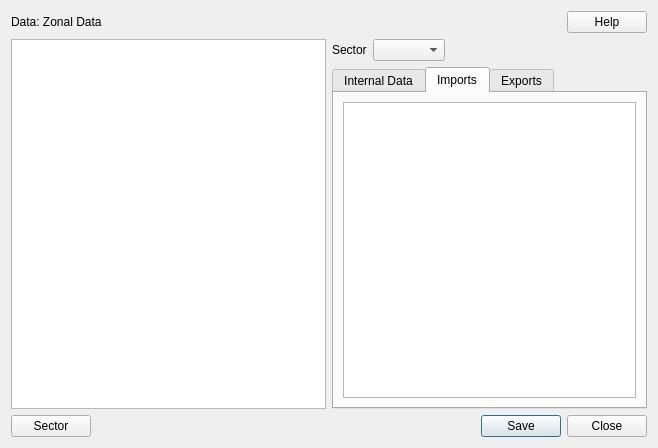
<?xml version="1.0" encoding="UTF-8"?>
<ui version="4.0">
 <class>Dialog</class>
 <widget class="QDialog" name="Dialog">
  <property name="geometry">
   <rect>
    <x>0</x>
    <y>0</y>
    <width>658</width>
    <height>448</height>
   </rect>
  </property>
  <property name="windowTitle">
   <string>Data | Zonal Data</string>
  </property>
  <layout class="QVBoxLayout" name="verticalLayout_7">
   <item>
    <layout class="QVBoxLayout" name="verticalLayout_6">
     <item>
      <layout class="QHBoxLayout" name="horizontalLayout">
       <item>
        <widget class="QLabel" name="label_title">
         <property name="text">
          <string>&lt;html&gt;&lt;head/&gt;&lt;body&gt;&lt;p&gt;&lt;span style=&quot; font-size:14pt;&quot;&gt;Data: &lt;/span&gt;&lt;span style=&quot; font-size:14pt; font-weight:600;&quot;&gt;Zonal Data&lt;/span&gt;&lt;/p&gt;&lt;p&gt;&lt;span style=&quot; font-style:italic;&quot;&gt;&lt;/span&gt;&lt;/p&gt;&lt;/body&gt;&lt;/html&gt;</string>
         </property>
        </widget>
       </item>
       <item>
        <spacer name="horizontalSpacer">
         <property name="orientation">
          <enum>Qt::Horizontal</enum>
         </property>
         <property name="sizeHint" stdset="0">
          <size>
           <width>40</width>
           <height>20</height>
          </size>
         </property>
        </spacer>
       </item>
       <item>
        <widget class="QPushButton" name="btn_help">
         <property name="text">
          <string notr="true">Help</string>
         </property>
        </widget>
       </item>
      </layout>
     </item>
     <item>
      <layout class="QHBoxLayout" name="horizontalLayout_3">
       <item>
        <layout class="QVBoxLayout" name="verticalLayout_2">
         <item>
          <widget class="QTreeView" name="scenarios_tree"/>
         </item>
        </layout>
       </item>
       <item>
        <layout class="QVBoxLayout" name="verticalLayout_5">
         <item>
          <layout class="QHBoxLayout" name="horizontalLayout_2">
           <item>
            <layout class="QFormLayout" name="formLayout">
             <item row="0" column="0">
              <widget class="QLabel" name="label">
               <property name="text">
                <string>Sector</string>
               </property>
              </widget>
             </item>
             <item row="0" column="1">
              <widget class="QComboBox" name="cb_sector"/>
             </item>
            </layout>
           </item>
           <item>
            <spacer name="horizontalSpacer_3">
             <property name="orientation">
              <enum>Qt::Horizontal</enum>
             </property>
             <property name="sizeHint" stdset="0">
              <size>
               <width>40</width>
               <height>20</height>
              </size>
             </property>
            </spacer>
           </item>
          </layout>
         </item>
         <item>
          <widget class="QTabWidget" name="tabWidget">
           <property name="currentIndex">
            <number>1</number>
           </property>
           <widget class="QWidget" name="tab">
            <attribute name="title">
             <string>Internal Data</string>
            </attribute>
            <layout class="QVBoxLayout" name="verticalLayout">
             <item>
              <widget class="QTableWidget" name="internal_data_table"/>
             </item>
            </layout>
           </widget>
           <widget class="QWidget" name="tab_2">
            <attribute name="title">
             <string>Imports</string>
            </attribute>
            <layout class="QVBoxLayout" name="verticalLayout_3">
             <item>
              <widget class="QTableWidget" name="imports_data_table"/>
             </item>
            </layout>
           </widget>
           <widget class="QWidget" name="tab_3">
            <attribute name="title">
             <string>Exports</string>
            </attribute>
            <layout class="QVBoxLayout" name="verticalLayout_4">
             <item>
              <widget class="QTableWidget" name="exports_data_table"/>
             </item>
            </layout>
           </widget>
          </widget>
         </item>
        </layout>
       </item>
      </layout>
     </item>
     <item>
      <layout class="QHBoxLayout" name="horizontalLayout_5">
       <item>
        <widget class="QPushButton" name="btn_sector_detail">
         <property name="text">
          <string>Sector</string>
         </property>
        </widget>
       </item>
       <item>
        <spacer name="horizontalSpacer_2">
         <property name="orientation">
          <enum>Qt::Horizontal</enum>
         </property>
         <property name="sizeHint" stdset="0">
          <size>
           <width>40</width>
           <height>20</height>
          </size>
         </property>
        </spacer>
       </item>
       <item>
        <widget class="QDialogButtonBox" name="buttonBox">
         <property name="sizePolicy">
          <sizepolicy hsizetype="Maximum" vsizetype="Fixed">
           <horstretch>0</horstretch>
           <verstretch>0</verstretch>
          </sizepolicy>
         </property>
         <property name="orientation">
          <enum>Qt::Horizontal</enum>
         </property>
         <property name="standardButtons">
          <set>QDialogButtonBox::Close|QDialogButtonBox::Save</set>
         </property>
        </widget>
       </item>
      </layout>
     </item>
    </layout>
   </item>
  </layout>
 </widget>
 <tabstops>
  <tabstop>btn_help</tabstop>
  <tabstop>scenarios_tree</tabstop>
 </tabstops>
 <resources/>
 <connections>
  <connection>
   <sender>buttonBox</sender>
   <signal>rejected()</signal>
   <receiver>Dialog</receiver>
   <slot>reject()</slot>
   <hints>
    <hint type="sourcelabel">
     <x>784</x>
     <y>357</y>
    </hint>
    <hint type="destinationlabel">
     <x>286</x>
     <y>274</y>
    </hint>
   </hints>
  </connection>
 </connections>
</ui>
